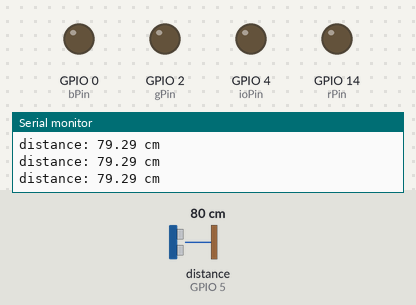
This program was run on a simulated ESP8266 (NodeMCU). Parts: output pins drawn as LEDs (lit = HIGH), the last lines printed to the serial monitor. Wiring (inferred from the names in the program): ultrasonic range finder: trigger GPIO 16; echo GPIO 5. Dashed ring = blinking. The test bench sets the inputs (shaded band); at power-on: distance to the obstacle (sensor on GPIO 5) 80 cm. The echo pulse lasts 58.3 µs per cm; pins used as bus, display or sensor lines are not drawn.

Above: at 1.3 s.
1.4 s: distance to the obstacle (sensor on GPIO 5) set to 66 cm
2.9 s: distance to the obstacle (sensor on GPIO 5) set to 58 cm
At 3.4 s:
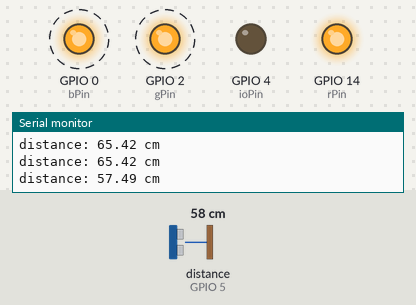
At 3.9 s:
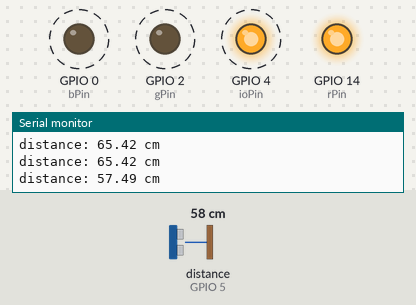
5.9 s: distance to the obstacle (sensor on GPIO 5) set to 120 cm
At 7.3 s:
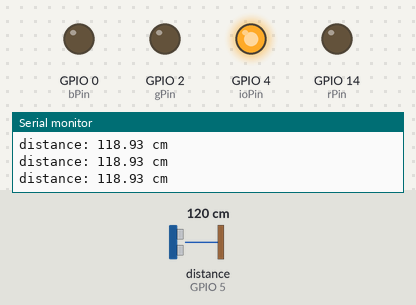
Timing chart, 0 to 8.9 s (numbered marks = the images above; inputs shaded):
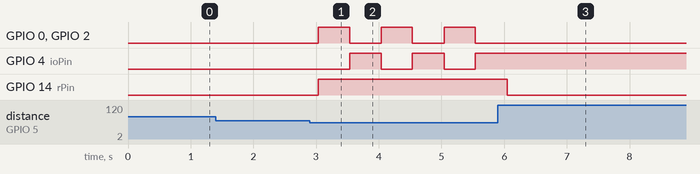

The program:

main.cpp
```cpp
#include <Arduino.h>

int trigPin = 16; // trig pin d0
int echoPin = 5;  // echo pin d1
int ioPin = 4;    // alarm pin d2
int rPin = 14; // red light pin d5
int gPin = 2; // green light pin d4
int bPin = 0; // blue light pin d3

float duration_us, distance_cm;

void setColor(int R, int G, int B)
{
  analogWrite(rPin, R);
  analogWrite(gPin, G);
  analogWrite(bPin, B);
}

void beep(int d)
{
  digitalWrite(ioPin, LOW);
  delay(d);
  digitalWrite(ioPin, HIGH);
}

void setup()
{
  // begin serial port
  Serial.begin(9600);

  // configure the trigger pin to output mode
  pinMode(trigPin, OUTPUT);
  // configure the echo pin to input mode
  pinMode(echoPin, INPUT);
  pinMode(ioPin, OUTPUT);
}

void loop()
{
  // generate 10-microsecond pulse to TRIG pin
  digitalWrite(trigPin, HIGH);
  delayMicroseconds(10);
  digitalWrite(trigPin, LOW);

  // measure duration of pulse from ECHO pin
  duration_us = pulseIn(echoPin, HIGH);

  // calculate the distance
  distance_cm = 0.017 * duration_us;

  // print the value to Serial Monitor
  Serial.print("distance: ");
  Serial.print(distance_cm);
  Serial.println(" cm");
  if (distance_cm < 60) //activate trap
  {
    setColor(255, 255, 255);
    beep(500);
    setColor(255, 0, 0);
  }
  else {
    setColor(0, 0, 0);
  }

  delay(500);
}
```

Measured:
- the behaviour switches between 61 and 60 cm on distance to the obstacle (sensor on GPIO 5) (found by bisection; images 0 and 1)
- after the input at 2.9 s, GPIO 0 (bPin), GPIO 2 (gPin): alternates HIGH for 0.50 s and LOW for 0.50 s, starting after 0.13 s; GPIO 4 (ioPin): alternates HIGH for 0.50 s and LOW for 0.50 s, starting after 0.63 s; GPIO 14 (rPin): LOW → HIGH after 0.13 s
- after the input at 5.9 s, GPIO 0 (bPin), GPIO 2 (gPin): stops changing and stays LOW; GPIO 4 (ioPin): stops changing and stays HIGH; GPIO 14 (rPin): HIGH → LOW after 0.15 s
